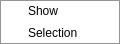
<?xml version="1.0" encoding="UTF-8"?>
<ui version="4.0">
 <class>shutter::TrayMenu</class>
 <widget class="QMenu" name="shutter::TrayMenu">
  <property name="geometry">
   <rect>
    <x>0</x>
    <y>0</y>
    <width>210</width>
    <height>112</height>
   </rect>
  </property>
  <property name="windowTitle">
   <string>Form</string>
  </property>
  <property name="title">
   <string/>
  </property>
  <action name="actionShow">
   <property name="text">
    <string>Show</string>
   </property>
  </action>
  <action name="actionSelection">
   <property name="icon">
    <iconset theme="select-rectangular"/>
   </property>
   <property name="text">
    <string>Selection</string>
   </property>
  </action>
  <addaction name="actionShow"/>
  <addaction name="actionSelection"/>
 </widget>
 <resources/>
 <connections/>
</ui>
